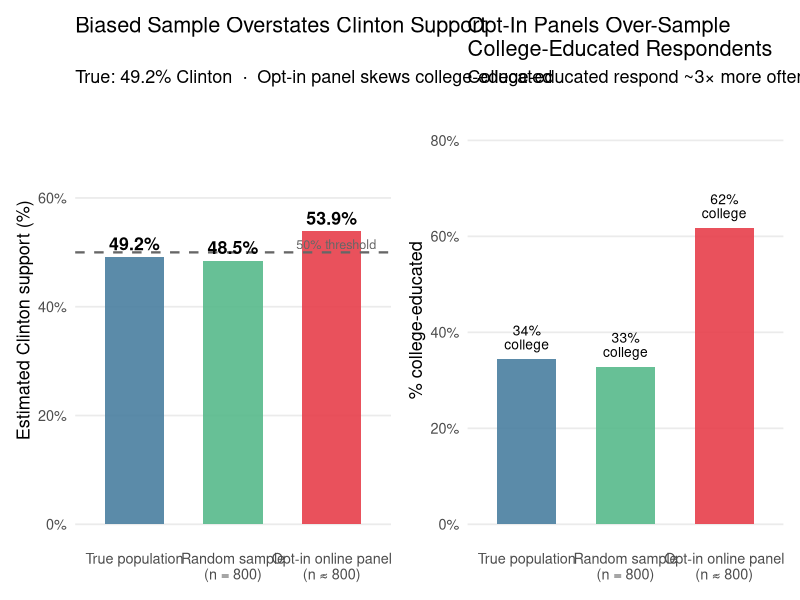
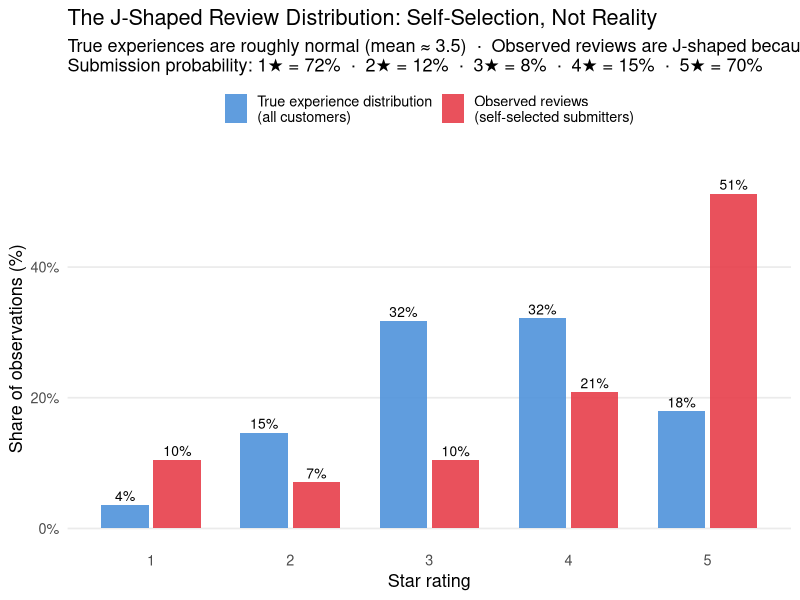
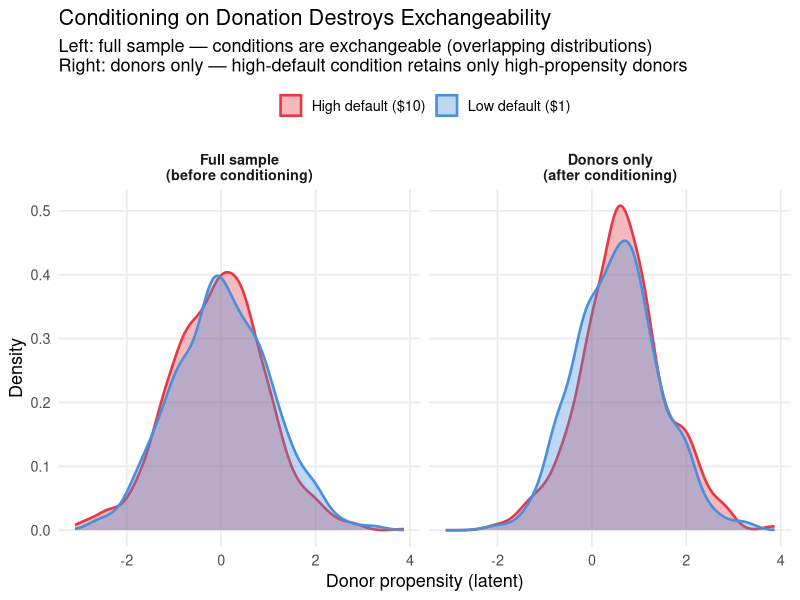
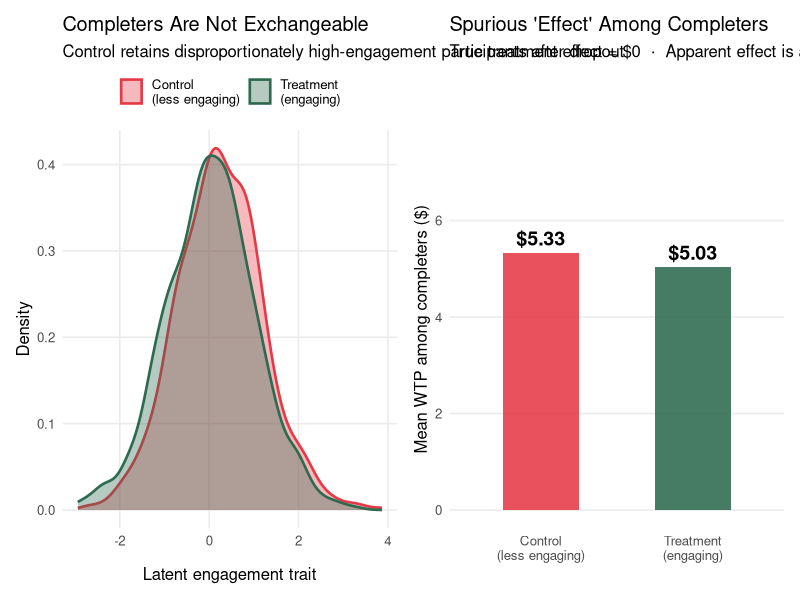
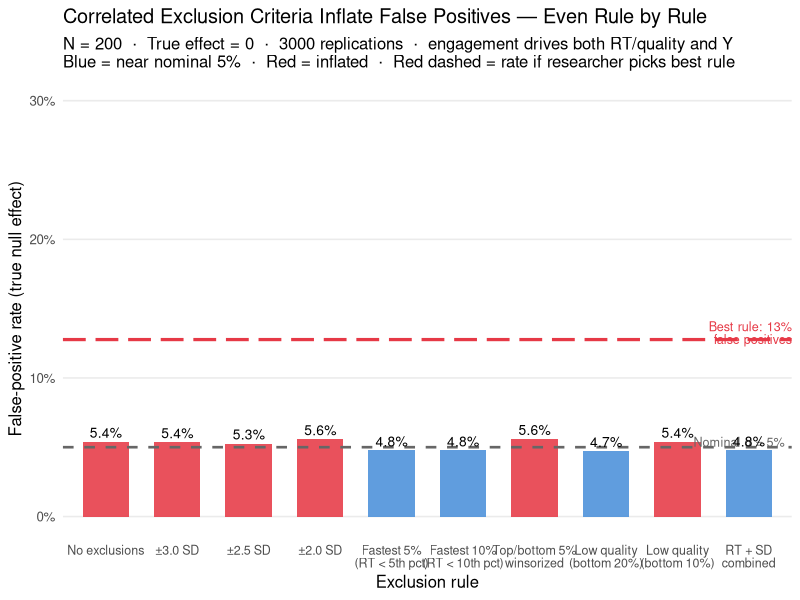

Write R code to recreate these figures, in order.
## ---- chunk 1
knitr::opts_chunk$set(
  echo    = TRUE,
  fig.width  = 9,
  fig.height = 5,
  fig.path   = "figs/",
  dev        = "svg"
)
dir.create("figs", recursive = TRUE, showWarnings = FALSE)
## ---- chunk 2
#| code-summary: "▶ Load required packages"
library(tidyverse)
library(ggplot2)
library(knitr)
library(scales)
library(patchwork)
set.seed(2025)
## ---- chunk 3
#| code-summary: "▶ Simulate: biased opt-in sample vs. random sample for election polling"

set.seed(2025)
N_pop <- 10000

# True population: 51% Trump, 49% Clinton
# College-educated: 35% of population; 65% Clinton-leaning among college-educated
# Non-college: 65% of population; 40% Clinton-leaning

pop <- tibble(
  college    = rbinom(N_pop, 1, 0.35),
  clinton    = ifelse(college == 1,
                      rbinom(N_pop, 1, 0.65),
                      rbinom(N_pop, 1, 0.40))
)
true_clinton <- mean(pop$clinton)

# Random sample: 800 participants drawn at random
rand_idx     <- sample(N_pop, 800)
rand_clinton <- mean(pop$clinton[rand_idx])

# Biased opt-in sample: college-educated 3× more likely to respond
response_prob <- ifelse(pop$college == 1, 0.15, 0.05)
responded     <- rbinom(N_pop, 1, response_prob) == 1
# Subsample to ~800 from those who responded
opt_in_idx    <- sample(which(responded), min(800, sum(responded)))
opt_clinton   <- mean(pop$clinton[opt_in_idx])

# College composition of each sample
college_pop     <- mean(pop$college)
college_rand    <- mean(pop$college[rand_idx])
college_opt     <- mean(pop$college[opt_in_idx])

results_df <- tibble(
  Sample      = factor(c("True population", "Random sample\n(n = 800)",
                          "Opt-in online panel\n(n ≈ 800)"),
                        levels = c("True population", "Random sample\n(n = 800)",
                                   "Opt-in online panel\n(n ≈ 800)")),
  Clinton_pct = c(true_clinton, rand_clinton, opt_clinton) * 100,
  College_pct = c(college_pop, college_rand, college_opt) * 100,
  Source      = c("truth", "random", "biased")
)

p_vote <- ggplot(results_df, aes(x = Sample, y = Clinton_pct, fill = Source)) +
  geom_col(width = 0.6, alpha = 0.88) +
  geom_hline(yintercept = 50, linetype = "dashed", color = "gray40", linewidth = 0.8) +
  geom_text(aes(label = sprintf("%.1f%%", Clinton_pct)),
            vjust = -0.5, size = 4.5, fontface = "bold") +
  annotate("text", x = 3.45, y = 51.5, label = "50% threshold",
           color = "gray40", size = 3.2, hjust = 1) +
  scale_fill_manual(values = c("truth" = "#457b9d", "random" = "#52b788",
                                "biased" = "#e63946"), guide = "none") +
  scale_y_continuous(limits = c(0, 75), labels = function(x) paste0(x, "%")) +
  labs(x = NULL, y = "Estimated Clinton support (%)",
       title = "Biased Sample Overstates Clinton Support",
       subtitle = paste0("True: ", sprintf("%.1f", true_clinton * 100),
                         "% Clinton  \u00b7  Opt-in panel skews college-educated")) +
  theme_minimal(base_size = 13) +
  theme(panel.grid.minor = element_blank(), panel.grid.major.x = element_blank())

p_college <- ggplot(results_df, aes(x = Sample, y = College_pct, fill = Source)) +
  geom_col(width = 0.6, alpha = 0.88) +
  geom_text(aes(label = sprintf("%.0f%%\ncollege", College_pct)),
            vjust = -0.4, size = 3.5, lineheight = 0.85) +
  scale_fill_manual(values = c("truth" = "#457b9d", "random" = "#52b788",
                                "biased" = "#e63946"), guide = "none") +
  scale_y_continuous(limits = c(0, 85), labels = function(x) paste0(x, "%")) +
  labs(x = NULL, y = "% college-educated",
       title = "Opt-In Panels Over-Sample\nCollege-Educated Respondents",
       subtitle = "College-educated respond ~3\u00d7 more often to online surveys") +
  theme_minimal(base_size = 13) +
  theme(panel.grid.minor = element_blank(), panel.grid.major.x = element_blank())

p_vote + p_college
## ---- chunk 4
#| code-summary: "▶ Simulate: J-shaped review distribution from normal true experiences"

set.seed(2025)
N_cust <- 50000

# True experience: roughly normal, clipped to 1–5
true_exp <- pmax(1, pmin(5, round(rnorm(N_cust, mean = 3.5, sd = 1.1))))

# Review submission probability by star rating
# Mirrors empirically observed patterns: high at extremes, low in middle
submit_prob <- c("1" = 0.72, "2" = 0.12, "3" = 0.08, "4" = 0.15, "5" = 0.70)
prob_vec    <- submit_prob[as.character(true_exp)]
submitted   <- rbinom(N_cust, 1, prob_vec) == 1
obs_exp     <- true_exp[submitted]

# Build plotting data
true_df <- tibble(stars = true_exp) |>
  count(stars) |>
  mutate(pct = n / sum(n), source = "True experience distribution\n(all customers)")

obs_df <- tibble(stars = obs_exp) |>
  count(stars) |>
  mutate(pct = n / sum(n), source = "Observed reviews\n(self-selected submitters)")

plot_df <- bind_rows(true_df, obs_df) |>
  mutate(source = factor(source,
    levels = c("True experience distribution\n(all customers)",
               "Observed reviews\n(self-selected submitters)")))

ggplot(plot_df, aes(x = factor(stars), y = pct, fill = source)) +
  geom_col(position = position_dodge(0.75), width = 0.68, alpha = 0.88) +
  geom_text(aes(label = sprintf("%.0f%%", pct * 100)),
            position = position_dodge(0.75), vjust = -0.4, size = 3.5) +
  scale_fill_manual(values = c(
    "True experience distribution\n(all customers)"  = "#4a90d9",
    "Observed reviews\n(self-selected submitters)"   = "#e63946"
  ), name = NULL) +
  scale_y_continuous(labels = percent_format(accuracy = 1), limits = c(0, 0.55)) +
  labs(x = "Star rating", y = "Share of observations (%)",
       title = "The J-Shaped Review Distribution: Self-Selection, Not Reality",
       subtitle = paste0(
         "True experiences are roughly normal (mean \u2248 3.5)  \u00b7  ",
         "Observed reviews are J-shaped because extreme raters disproportionately submit\n",
         "Submission probability: 1\u2605 = 72%  \u00b7  2\u2605 = 12%  \u00b7  ",
         "3\u2605 = 8%  \u00b7  4\u2605 = 15%  \u00b7  5\u2605 = 70%")) +
  theme_minimal(base_size = 13) +
  theme(panel.grid.minor = element_blank(), panel.grid.major.x = element_blank(),
        legend.position = "top")
## ---- chunk 5
#| code-summary: "▶ Simulate: two-stage donation experiment — exchangeable at stage 1, not at stage 2"

set.seed(2025)
N_don <- 2000

sim_don <- tibble(
  # True giving propensity: higher = more committed donor
  propensity    = rnorm(N_don, 0, 1),
  # Random assignment
  high_default  = rbinom(N_don, 1, 0.5),
  # Stage 1: probability of donating
  # High default raises threshold sharply: only committed donors (propensity > ~0.8) proceed
  p_donate      = plogis(propensity * 1.5 - 1.2 * high_default),
  donated       = rbinom(N_don, 1, p_donate),
  # Stage 2: amount, conditional on donating
  # True effect of high default on amount = $1.50 (anchoring)
  # But high donors have higher baseline propensity in high-default condition
  amount_latent = 5 + 1.5 * high_default + 2.0 * propensity + rnorm(N_don, 0, 1.5),
  amount        = ifelse(donated == 1, pmax(0.5, amount_latent), NA_real_)
)

# ── Balance: full sample (before conditioning) ───────────────────────────────
balance_full <- sim_don |>
  group_by(high_default) |>
  summarise(
    n           = n(),
    mean_prop   = round(mean(propensity), 3),
    pct_donate  = round(mean(donated) * 100, 1),
    .groups     = "drop"
  ) |>
  mutate(Condition = ifelse(high_default == 1, "High default ($10)", "Low default ($1)")) |>
  dplyr::select(Condition, n, `Mean propensity` = mean_prop,
                `% who donate` = pct_donate)

# ── Balance: donors only (after conditioning) ────────────────────────────────
donors <- sim_don |> filter(donated == 1)

balance_donors <- donors |>
  group_by(high_default) |>
  summarise(
    n           = n(),
    mean_prop   = round(mean(propensity), 3),
    mean_amount = round(mean(amount, na.rm = TRUE), 2),
    .groups     = "drop"
  ) |>
  mutate(Condition = ifelse(high_default == 1, "High default ($10)", "Low default ($1)")) |>
  dplyr::select(Condition, n, `Mean propensity (among donors)` = mean_prop,
                `Mean donation amount ($)` = mean_amount)

# ── Plot: propensity distribution by condition, full vs. donors ──────────────
plot_data <- bind_rows(
  sim_don |> mutate(subset = "Full sample\n(before conditioning)"),
  donors  |> mutate(subset = "Donors only\n(after conditioning)")
) |>
  mutate(
    Condition = ifelse(high_default == 1, "High default ($10)", "Low default ($1)"),
    subset    = factor(subset,
                  levels = c("Full sample\n(before conditioning)",
                             "Donors only\n(after conditioning)"))
  )

ggplot(plot_data, aes(x = propensity, fill = Condition, color = Condition)) +
  geom_density(alpha = 0.35, linewidth = 0.9) +
  facet_wrap(~subset, nrow = 1) +
  scale_fill_manual(values  = c("High default ($10)" = "#e63946",
                                 "Low default ($1)"   = "#4a90d9"), name = NULL) +
  scale_color_manual(values = c("High default ($10)" = "#e63946",
                                 "Low default ($1)"   = "#4a90d9"), name = NULL) +
  labs(x = "Donor propensity (latent)", y = "Density",
       title = "Conditioning on Donation Destroys Exchangeability",
       subtitle = paste0(
         "Left: full sample — conditions are exchangeable (overlapping distributions)\n",
         "Right: donors only — high-default condition retains only high-propensity donors")) +
  theme_minimal(base_size = 13) +
  theme(panel.grid.minor = element_blank(), legend.position = "top",
        strip.text = element_text(face = "bold"))
## ---- chunk 6
#| code-summary: "▶ Tables: balance before and after conditioning"
kable(balance_full,
      caption = "Balance check: full sample (before conditioning on donation)")
kable(balance_donors,
      caption = "Balance check: donors only (after conditioning) — propensity is no longer balanced")
## ---- chunk 7
#| code-summary: "▶ Simulate: differential attrition creates spurious treatment effect"

set.seed(2025)
N_att <- 1200  # initial enrollment per condition

# Each participant has a latent engagement level
# Treatment condition (more interesting): dropout prob = 12%
# Control condition (more boring): dropout prob = 32%, but dropout is not random —
#   low-engagement participants are more likely to drop out
sim_att <- tibble(
  condition  = rep(c("Treatment\n(engaging)", "Control\n(less engaging)"), each = N_att),
  engagement = rnorm(N_att * 2, 0, 1),  # latent engagement trait
  # Dropout probability: baseline + larger effect of low engagement in control
  p_dropout  = plogis(
    ifelse(condition == "Treatment\n(engaging)",
           -2.0 + (-0.3) * engagement,   # 12% average dropout; weak engagement effect
           -0.8 + (-0.8) * engagement)   # 32% average dropout; strong engagement effect
  ),
  dropped    = rbinom(N_att * 2, 1, p_dropout) == 1,
  # Outcome: truly no treatment effect; but engagement drives Y
  Y          = 5 + 0 * (condition == "Treatment\n(engaging)") + 1.5 * engagement + rnorm(N_att * 2)
)

completers <- sim_att |> filter(!dropped)

# Summary stats
att_summary <- sim_att |>
  group_by(condition) |>
  summarise(
    enrolled   = n(),
    completed  = sum(!dropped),
    dropout_pct = round(mean(dropped) * 100, 1),
    .groups = "drop"
  )

comp_summary <- completers |>
  group_by(condition) |>
  summarise(
    mean_engagement = round(mean(engagement), 3),
    mean_Y          = round(mean(Y), 2),
    .groups = "drop"
  )

# ── Plot ──────────────────────────────────────────────────────────────────────
p_engage <- ggplot(completers, aes(x = engagement, fill = condition, color = condition)) +
  geom_density(alpha = 0.35, linewidth = 0.9) +
  scale_fill_manual(values  = c("Treatment\n(engaging)" = "#2d6a4f",
                                 "Control\n(less engaging)" = "#e63946"), name = NULL) +
  scale_color_manual(values = c("Treatment\n(engaging)" = "#2d6a4f",
                                 "Control\n(less engaging)" = "#e63946"), name = NULL) +
  labs(x = "Latent engagement trait", y = "Density",
       title = "Completers Are Not Exchangeable",
       subtitle = "Control retains disproportionately high-engagement participants after dropout") +
  theme_minimal(base_size = 12) +
  theme(panel.grid.minor = element_blank(), legend.position = "top")

p_outcome <- ggplot(comp_summary,
                    aes(x = condition, y = mean_Y, fill = condition)) +
  geom_col(width = 0.5, alpha = 0.88) +
  geom_text(aes(label = sprintf("$%.2f", mean_Y)), vjust = -0.5, size = 5, fontface = "bold") +
  scale_fill_manual(values = c("Treatment\n(engaging)" = "#2d6a4f",
                                "Control\n(less engaging)" = "#e63946"), guide = "none") +
  scale_y_continuous(limits = c(0, 7.5)) +
  labs(x = NULL, y = "Mean WTP among completers ($)",
       title = "Spurious 'Effect' Among Completers",
       subtitle = "True treatment effect = $0  \u00b7  Apparent effect is a composition artifact") +
  theme_minimal(base_size = 12) +
  theme(panel.grid.minor = element_blank(), panel.grid.major.x = element_blank())

p_engage + p_outcome
## ---- chunk 8
#| code-summary: "▶ Table: attrition rates and completer characteristics by condition"
kable(left_join(att_summary, comp_summary, by = "condition"),
      col.names = c("Condition", "Enrolled", "Completed", "Dropout %",
                    "Mean engagement\n(completers)", "Mean WTP\n(completers)"),
      caption = "Attrition summary: differential dropout creates non-exchangeable completer samples")
## ---- chunk 9
#| code-summary: "▶ Simulate: false-positive rate across 10 exclusion rules (null effect)"

set.seed(2025)
n_sims_ex <- 3000
N_excl    <- 200
alpha_ex  <- 0.05

rule_labels <- c(
  "No exclusions",
  "\u00b13.0 SD",
  "\u00b12.5 SD",
  "\u00b12.0 SD",
  "Fastest 5%\n(RT < 5th pct)",
  "Fastest 10%\n(RT < 10th pct)",
  "Top/bottom 5%\nwinsorized",
  "Low quality\n(bottom 20%)",
  "Low quality\n(bottom 10%)",
  "RT + SD\ncombined"
)

sim_pvals <- replicate(n_sims_ex, {
  trt <- rep(0:1, each = N_excl / 2)

  # Latent engagement: random, NOT related to condition (H0 is true)
  engagement <- rnorm(N_excl)

  # Y is correlated with engagement: engaged participants give more considered
  # responses (e.g., more thoughtful WTP estimates). corr(Y, engagement) = 0.65.
  Y  <- 0.65 * engagement + sqrt(1 - 0.65^2) * rnorm(N_excl)

  # RT: engaged = careful = slower; speeding = fast = low engagement
  rt <- pmax(5 + 3 * engagement + rnorm(N_excl, sd = 2.5), 0.5)

  # Quality score (like an attention/engagement index); correlated with engagement
  quality <- engagement + rnorm(N_excl, sd = 0.6)

  sapply(seq_along(rule_labels), function(k) {
    keep <- switch(k,
      "1"  = rep(TRUE, N_excl),
      "2"  = abs(scale(Y)) < 3.0,
      "3"  = abs(scale(Y)) < 2.5,
      "4"  = abs(scale(Y)) < 2.0,
      "5"  = rt > quantile(rt, 0.05),
      "6"  = rt > quantile(rt, 0.10),
      "7"  = { Y_w <- Y; Y_w[Y > quantile(Y, .95)] <- quantile(Y, .95)
               Y_w[Y < quantile(Y, .05)] <- quantile(Y, .05); rep(TRUE, N_excl) },
      "8"  = quality > quantile(quality, 0.20),
      "9"  = quality > quantile(quality, 0.10),
      "10" = rt > quantile(rt, 0.10) & abs(scale(Y)) < 2.5
    )
    Y_use <- if (k == 7) {
      Y_w <- Y; Y_w[Y > quantile(Y, .95)] <- quantile(Y, .95)
      Y_w[Y < quantile(Y, .05)] <- quantile(Y, .05); Y_w
    } else Y
    if (sum(keep) < 10) return(1)
    tryCatch(
      t.test(Y_use[keep & trt == 1], Y_use[keep & trt == 0])$p.value,
      error = function(e) 1
    )
  })
})  # sim_pvals is 10 × n_sims_ex

fp_per_rule  <- rowMeans(sim_pvals < alpha_ex)
fp_best_rule <- mean(apply(sim_pvals, 2, min) < alpha_ex)

excl_df <- tibble(
  rule    = factor(rule_labels, levels = rule_labels),
  fp_rate = fp_per_rule
)

p_excl <- ggplot(excl_df, aes(x = rule, y = fp_rate, fill = fp_rate > alpha_ex)) +
  geom_col(width = 0.65, alpha = 0.88) +
  geom_hline(yintercept = alpha_ex, linetype = "dashed", color = "gray40", linewidth = 0.9) +
  annotate("text", x = 10.5, y = alpha_ex + 0.004,
           label = "Nominal \u03b1 = 5%", color = "gray40", size = 3.2, hjust = 1) +
  annotate("segment", x = 0.4, xend = 10.6,
           y = fp_best_rule, yend = fp_best_rule,
           color = "#e63946", linewidth = 1.1, linetype = "longdash") +
  annotate("text", x = 10.6, y = fp_best_rule + 0.005,
           label = sprintf("Best rule: %.0f%%\nfalse positives", fp_best_rule * 100),
           color = "#e63946", size = 3.2, hjust = 1, lineheight = 0.85) +
  geom_text(aes(label = sprintf("%.1f%%", fp_rate * 100)),
            vjust = -0.4, size = 3.5) +
  scale_fill_manual(values = c("FALSE" = "#4a90d9", "TRUE" = "#e63946"), guide = "none") +
  scale_y_continuous(labels = percent_format(accuracy = 1), limits = c(0, 0.30)) +
  labs(x = "Exclusion rule", y = "False-positive rate (true null effect)",
       title = "Correlated Exclusion Criteria Inflate False Positives — Even Rule by Rule",
       subtitle = paste0(
         "N = ", N_excl, "  \u00b7  True effect = 0  \u00b7  ",
         n_sims_ex, " replications  \u00b7  engagement drives both RT/quality and Y\n",
         "Blue = near nominal 5%  \u00b7  Red = inflated  \u00b7  Red dashed = rate if researcher picks best rule")) +
  theme_minimal(base_size = 12) +
  theme(panel.grid.minor = element_blank(), panel.grid.major.x = element_blank(),
        axis.text.x = element_text(size = 9, lineheight = 0.85))

p_excl
